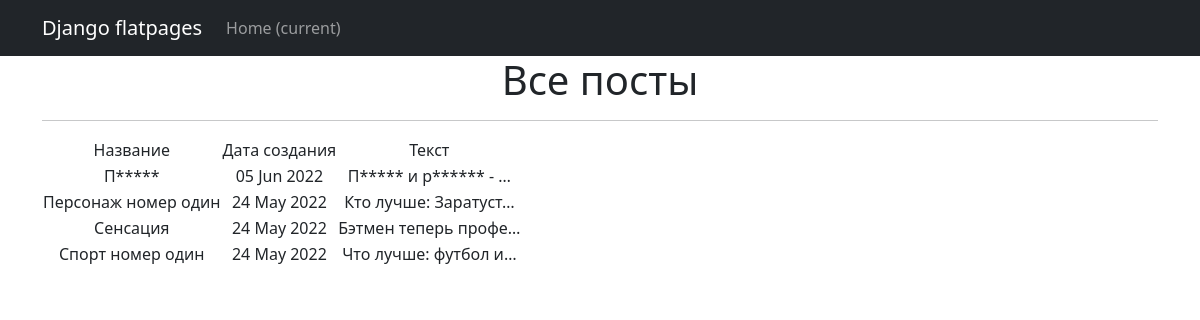
/posts/, run on an earlier commit of the app's database.
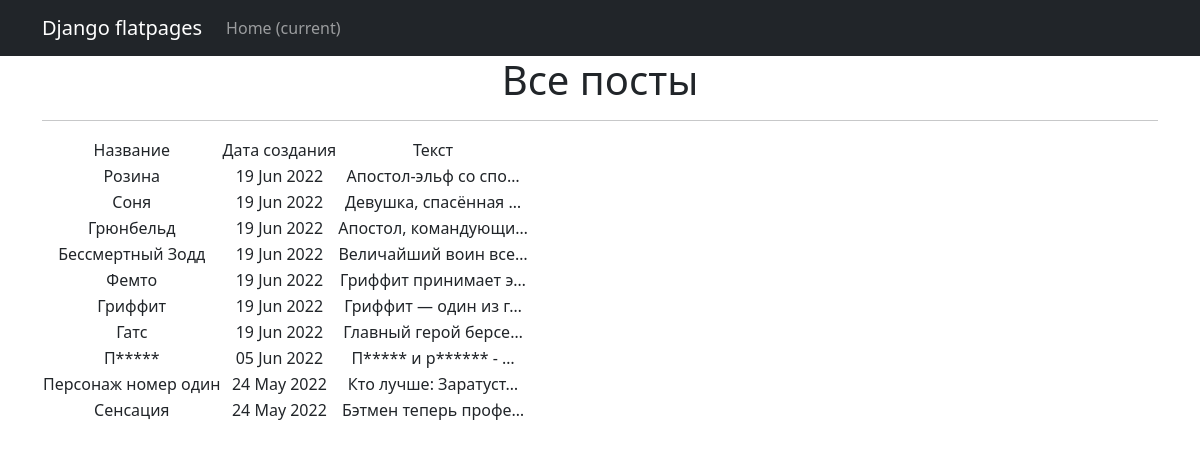
And on a later commit of the database.
### news/models.py (models this page shows, shortened)
class Post(models.Model):
    author = models.ForeignKey(Author, on_delete=models.CASCADE)
    ARTICLE = 'AR'
    NEWS = 'NW'
    CATEGORY_CHOISES = (
        (NEWS, 'Новость'),
        (ARTICLE, 'Статья'),
    )
    article_or_news = models.CharField(max_length=2, choices=CATEGORY_CHOISES, default=ARTICLE)
    time_in = models.DateTimeField(auto_now_add=True)
    post_category = models.ManyToManyField(Category, through='PostCategory')
    title = models.CharField(max_length=64)
    text = models.TextField()
    rating = models.IntegerField(default=0)

### news/views.py (the view)
# urls.py: path('', PostsList.as_view(), name='post_list'),
class PostsList(ListView):
    model = Post
    ordering = '-time_in'
    template_name = 'posts.html'
    context_object_name = 'posts'
    paginate_by = 10

### news/templatetags/custom_filters.py (called while the page is built)
@register.filter()
def censor(text):
   censored_words = ['редиска', 'плохиш']
   low = text.lower()
   for i in censored_words:
         if i.find(low):
            low = text.replace(i[1:], "*" * (len(i) - 1))
            text = low
   return f'{low}'

### templates/posts.html (shortened to what this page needs)
{% extends 'flatpages/default.html' %}
{% load custom_filters %}
{% block content %}
<h1>Все посты</h1>
<hr>
   {% if posts %}
       <table>
           <tr>
               <td>Название</td>
               <td>Дата создания</td>
               <td>Текст</td>
           </tr>
           {% for post in posts %}
           <tr>
               <td>{{ post.title|censor }}</td>
               <td>{{ post.time_in|date:'d M Y' }}</td>
               <td>{{ post.text|truncatechars:20|censor }}</td>
           </tr>
           {% endfor %}
       </table>
   {% else %}
       <h2>Постов нет!</h2>
   {% endif %}
{% endblock content %}

### templates/flatpages/default.html (shortened to what this page needs)
<!DOCTYPE html>
<html lang="en">
    <head>
        {% load static %}
        <link href="{% static 'css/styles.css' %}" rel="stylesheet" />
    </head>
    <body>
        <nav class="navbar navbar-expand-lg navbar-dark bg-dark static-top">
           <div class="container">
               <a class="navbar-brand" href="#">Django flatpages</a>
               <div class="collapse navbar-collapse" id="navbarResponsive">
                   <ul class="navbar-nav ml-auto">
                       <li class="nav-item active">
                           <a class="nav-link" href="#">Home
                               <span class="sr-only">(current)</span>
                           </a>
                       </li>
                   </ul>
               </div>
           </div>
        </nav>
        <div class="container">
            <div class="row">
                <div class="col-lg-12 text-center">
                    {% block content %}{% endblock content %}
                </div>
            </div>
        </div>
    </body>
</html>

What changed in the data, as far as the page shows it:
no longer on this page (row unchanged): Post: title|censor "Спорт номер один", time_in "24 May 2022", text|censor "Что лучше: футбол и…"
added Post: title|censor "Розина", time_in "19 Jun 2022", text|censor "Апостол-эльф со спо…"
added Post: title|censor "Соня", time_in "19 Jun 2022", text|censor "Девушка, спасённая …"
added Post: title|censor "Грюнбельд", time_in "19 Jun 2022", text|censor "Апостол, командующи…"
added Post: title|censor "Бессмертный Зодд", time_in "19 Jun 2022", text|censor "Величайший воин все…"
added Post: title|censor "Фемто", time_in "19 Jun 2022", text|censor "Гриффит принимает э…"
added Post: title|censor "Гриффит", time_in "19 Jun 2022", text|censor "Гриффит — один из г…"
added Post: title|censor "Гатс", time_in "19 Jun 2022", text|censor "Главный герой берсе…"
